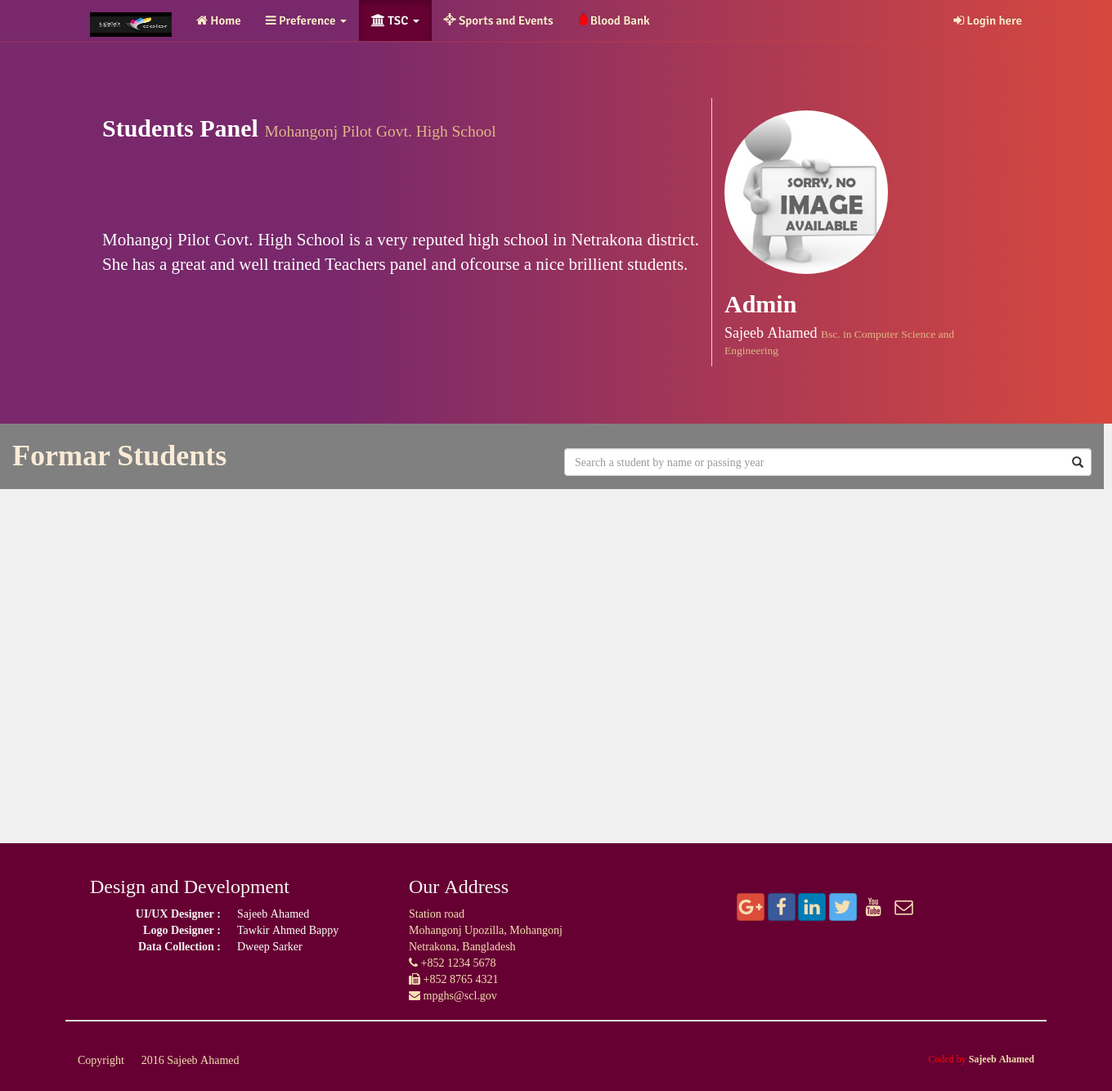
The page /students/index.php on the database as committed earlier.
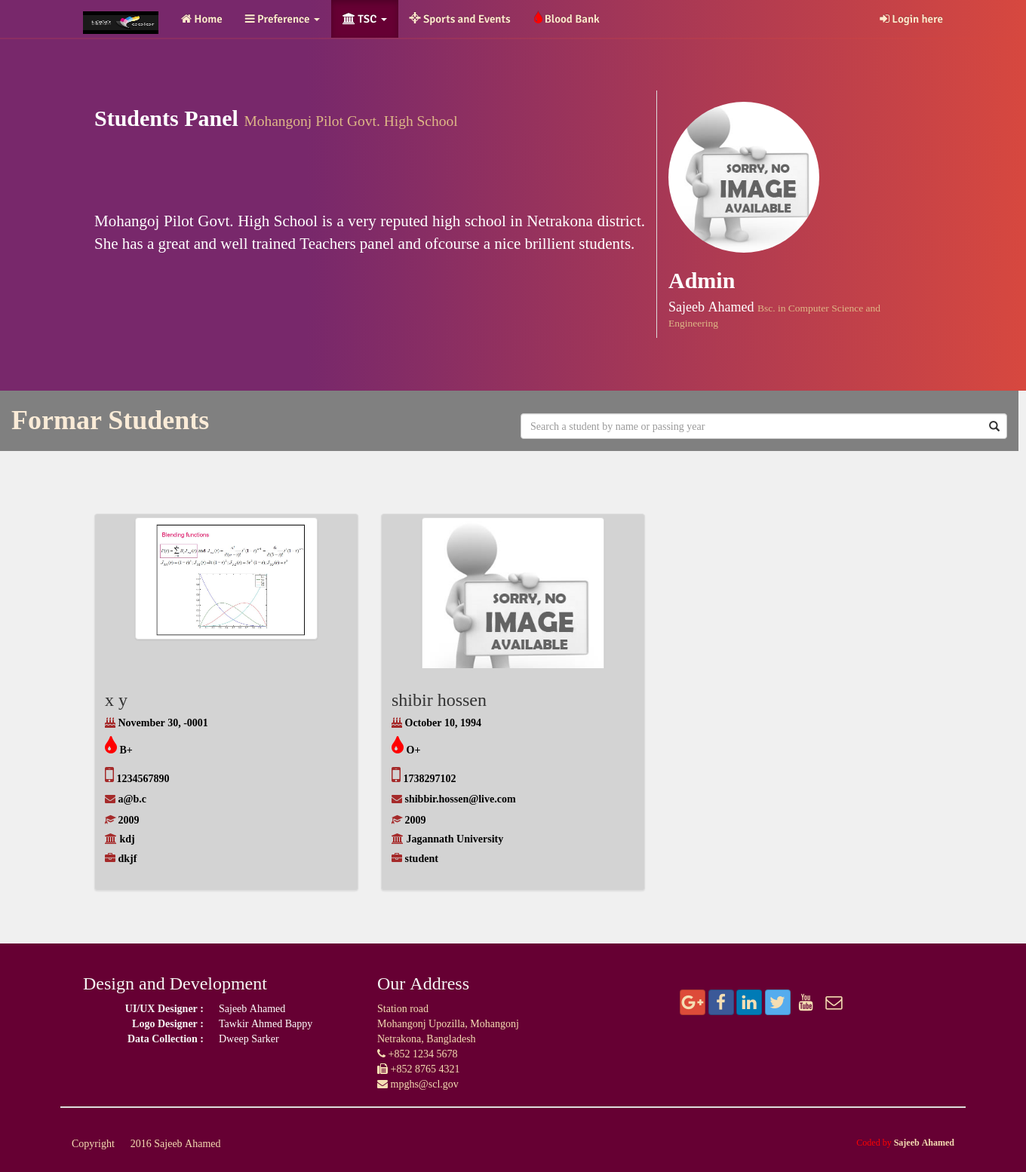
The same page on the database as committed later.
### tables this page shows
CREATE TABLE IF NOT EXISTS `students` (
  `fname` varchar(100) DEFAULT NULL,
  `lname` varchar(100) DEFAULT NULL,
  `bdate` date DEFAULT NULL,
  `sex` varchar(10) DEFAULT NULL,
  `blood` varchar(5) DEFAULT NULL,
  `mobile` varchar(20) NOT NULL DEFAULT '',
  `email` varchar(200) NOT NULL DEFAULT '',
  `password` varchar(100) DEFAULT NULL,
  `passing_year` varchar(10) DEFAULT NULL,
  `university` varchar(100) DEFAULT NULL,
  `job` varchar(100) DEFAULT NULL,
  `varification` int(11) NOT NULL,
  PRIMARY KEY (`mobile`,`email`)
);

CREATE TABLE IF NOT EXISTS `picture` (
  `id` varchar(20) NOT NULL,
  `image` varchar(100) NOT NULL,
  PRIMARY KEY (`id`)
);

### resourses/checkSession.php (called while the page is built, shortened)
<?php
class selectionLogin{
       public function check_cookie(){
        if(isset($_COOKIE['user_email'])){
            return true;
        }else{
            return false;
        }
    }
    public function check_session(){
        if(isset($_SESSION['userName'])){
            return true;
        }else{
            return false;
        }
    }
}
?>

### resourses/show_students.php (the view, shortened to what this page needs)
<?php
class showStudents{
    public function show(){
        $sql = "select * from students as s, picture as p where s.mobile = p.id order by passing_year DESC";
        $getValues = mysql_query($sql);
        while($data = mysql_fetch_array($getValues)){
            if($data[11] > 3){
            ?>
        <div class="col-xs-12 col-sm-4">
            <div class="thumbnail">
                <div class="img-holder">
                    <img class="img-responsive img-thumbnail" src="<?php echo $data[13];?>" width="242" height="200">
                </div>
                <div class="caption">
                    <div>
                        <h3><?php echo $data[0]." ".$data[1];?></h3>
                    </div>
                    <div>
                        <h5><span class="fa fa-birthday-cake"></span> <?php echo date('F j, Y',strtotime($data[2]));?></h5>
                    </div>
                    <div class="">
                        <h5><span class="fa fa-tint fa-2x"></span> <?php echo $data[4];?></h5>
                    </div>
                    <div class="">
                        <h5><span class="fa fa-mobile fa-2x"></span> <?php echo $data[5];?></h5>
                    </div>
                    <div class="">
                        <h5><span class="fa fa-envelope"></span> <?php echo $data[6];?></h5>
                    </div>
                    <div class="">
                        <h5><span class="glyphicon glyphicon-education"></span> <?php echo $data[8];?></h5>
                    </div>
                    <div class="">
                        <h5><span class="fa fa-university"></span> <?php echo $data[9];?></h5>
                    </div>
                    <div class="">
                        <h5><span class="fa fa-briefcase"></span> <?php echo $data[10];?></h5>
                    </div>
                </div>
            </div>
        </div>
        <?php
            }
        }
    }
}
?>

### students/index.php (shortened to what this page needs)
<!DOCTYPE html>
<html>
<head>
    <link rel="stylesheet" href="../bower_components/bootstrap/dist/css/bootstrap.min.css">
    <link rel="stylesheet" href="../bower_components/bootstrap/dist/css/bootstrap-theme.min.css">
    <link rel="stylesheet" href="../bower_components/font-awesome/css/font-awesome.min.css">
    <link rel="stylesheet" href="../css/bootstrap-social.css">
    <link rel="stylesheet" href="../css/loading.css">
    <link rel="stylesheet" href="../css/mystyle.css">
    <link rel="stylesheet" href="../bower_components/css/hover-min.css">
    <link rel="stylesheet" href="style.css">
</head>
<body data-spy="scroll" data-target="#myScrollSpy" data-offset="100">
    <?php include "../resourses/menu.php";?>
        <header class="jumbotron">
            <div class="container">
                <div class="row row-header">
                    <div class="col-xs-12 col-sm-8">
                        <h2>Students Panel <small>Mohangonj Pilot Govt. High School</small></h2>
                        <p style="padding:40px;"></p>
                        <p>Mohangoj Pilot Govt. High School is a very reputed high school in Netrakona district. She has a great and well trained Teachers panel and ofcourse a nice brillient students.</p>
                    </div>
                    <div class="col-xs-12 col-sm-4" style="border-left: 1px solid #ddd;">
                        <img class="img-responsive img-circle" id="avater" src="../images/common.jpeg" id="head-master" width="200" height="200">
                        <div id="hm-info">
                            <h2>Admin</h2>
                            <h4>Sajeeb Ahamed <small> Bsc. in Computer Science and Engineering</small></h4>
                        </div>
                    </div>
                </div>
            </div>
        </header>
        <div class="container-fluid">
            <div class="row" id="getFixed">
                <div class="col-sm-6 hidden-xs">
                    <h1 class="">Formar Students</h1>
                </div>
                <div class="col-sm-6 col-xs-6" style="margin-top: 30px;">
                    <form class="" method="POST" action="search-students.php">
                        <div class="form-group has-feedback">
                            <input type="text" class="form-control" name="search_txt" id="search" placeholder="Search a student by name or passing year">
                        </div>
                    </form>
                </div>
            </div>
        </div>
        <div class="container">
            <div class="row row-content" style="display:flex; flex-wrap: wrap;">
                <?php
                include "../resourses/show_students.php";
                $show = new showStudents;
                $show -> show();
                ?>
            </div>
        </div>
        <?php include "../resourses/footer.php";?>
</body>
</html>

### resourses/menu.php (shortened to what this page needs)
<nav class="navbar navbar-inverse navbar-fixed-top" role="navigation">
    <div class="container">
        <div class="navbar-header">
            <a class="navbar-brand" href="index.php"><img id="logo" src="../images/logo.png" alt="Mohangonj Pilot Govt. High School" width=100 height=30></a>
        </div>
        <div class="navbar-collapse collapse" id="navbar">
            <ul class="nav navbar-nav">
                <li id="home"><a href="../home/"><i class="fa fa-home"></i> Home</a></li>
                <li id="pref"><a href="#" class="dropdown-toggle" data-toggle="dropdown" aria-haspopup="true" aria-expanded="false" role="button"><i class="fa fa-bars"></i> Preference <span class="caret"></span></a>
                </li>
                <li data-toggle="tooltip" data-placement="top" title="Teachers and Students Center" id="tsc"><a class="dropdown-toggle" data-toggle="dropdown" aria-expanded="false" href=""><span class="fa fa-university"></span> TSC <i class="caret"></i></a>
                </li>
                <li id="game"><a href="../game-and-sport/"><span class="glyphicon glyphicon-screenshot"></span> Sports and Events</a></li>
                <li class="" id="bb"><a id="blood" href="../blood-bank/"><span class="glyphicon glyphicon-tint"></span>Blood Bank</a></li>
            </ul>
            <?php
                include "../resourses/checkSession.php";
                $cookie = new selectionLogin;
                if(!$cookie -> check_session() && !$cookie -> check_cookie()){
                    ?>
                <ul class="nav navbar-nav navbar-right" id="right-ul">
                    <li data-toggle="tooltip" data-target="focus" data-placement="bottom" title="If you are a formar student of MPGHS then login here." id="lin"><a href="../login/" id="login"><i class="fa fa-sign-in"></i> Login here</a></li>
                </ul>
                    <?php
                }
            ?>
        </div>
    </div>
</nav>

### resourses/footer.php
<footer class="row-footer">
    <div class="container footer-container" >
        <div class="row" id="footer-row">
            <div class="col-xs-6 col-sm-4 ">
                <h3>Design and Development</h3>
                <dl class="dl-horizontal">
                    <dt>UI/UX Designer : </dt>
                    <dd><a href="https://www.facebook.com/ahamed.sajeeb.sisylana" target="_blank">Sajeeb Ahamed</a></dd>
                    <dt>Logo Designer : </dt>
                    <dd><a href="https://www.facebook.com/towkirbappy?fref=ts" target="_blank">Tawkir Ahmed Bappy</a></dd>
                    <dt>Data Collection : </dt>
                    <dd><a href="https://www.facebook.com/Alex.plobog?fref=ts" target="_blank">Dweep Sarker</a></dd>
                </dl>
            </div>
            <div class="col-xs-6 col-sm-4">
                <h3>Our Address</h3>
                <address>
                    Station road<br>
                    Mohangonj Upozilla, Mohangonj<br>
                    Netrakona, Bangladesh<br>
                   <i class="fa fa-phone"></i> +852 1234 5678<br>
                   <i class="fa fa-fax"></i> +852 8765 4321<br>
                   <i class="fa fa-envelope"></i>
                   <a href="mailto:mpghs@scl.gov">mpghs@scl.gov</a>
               </address>
            </div>
            <div class="col-sm-4 col-xs-12">
                <div class="navbar navbar-nav" style="padding: 40px 10px;">
                    <a class="btn btn-social-icon btn-google" href="https://www.google.com/+"><i class="fa fa-google-plus"></i></a>
                    <a class="btn btn-social-icon btn-facebook" href="https://facebook.com"><i class="fa fa-facebook"></i></a>
                    <a class="btn btn-social-icon btn-linkedin" href="https://www.linkedin.com/in/"><i class="fa fa-linkedin"></i></a>
                    <a class="btn btn-social-icon btn-twitter" href="https://www.twitter.com"><i class="fa fa-twitter"></i></a>
                    <a class="btn btn-social-icon btn-youtube" href="https://www.youtube.com"><i class="fa fa-youtube"></i></a>
                    <a class="btn btn-social-icon btn-envelope" href="mailto:"><i class="fa fa-envelope-o"></i></a>
                </div>
            </div>
            <div class="row">
                <div class="col-xs-12 col-sm-12 copyright">
                    <p style="padding:10px;"></p>
                    <h5 align=left style="float: left">Copyright &copy; 2016 Sajeeb Ahamed</h5>
                    <h6 align="right" style="float : right; color : red;">Coded by <a href="#"><strong>Sajeeb Ahamed</strong></a></h6>
                </div>
            </div>
        </div>
    </div>
</footer>

### css/mystyle.css (style rules this page uses)
.row-header { margin: 0px auto; padding: 0px 0px; }
.row-content { margin: 0px auto; padding: 50px 0px; borde-bottom: 1px ridge; min-height: 400px; }
body { align: center; padding: 50px 0px 0px 0px; z-index: 0; }
.navbar-inverse { #background: #78286B; #background: -webkit-linear-gradient(left, #D7483F 30%, #78286B); #background: -moz-linear-gradient(left, #D7483F 30%, #78286B); #background: -o-linear-gradient(left, #D7483F 30%, #78286B); #background: linear-gradient(left, #D7483F 30%, #78286B); background: -webkit-linear-gradient(left, #78286B 30%, #D7483F); background: -moz-linear-gradient(left, #78286B 30%, #D7483F); background: -o-linear-gradient(left, #78286B 30%, #D7483F); background: linear-gradient(left, #78286B 30%, #D7483F); border-bottom: 2px solid rgba(215, 72, 63, 0.20); color: white; }
.row-footer { margin: 0px auto; padding: 20px 0px; background-color: #660033; }
.row-footer a, .row-footer address, h5 { color: wheat; }
p { text-align: justify; }
body { background: rgba(208, 208, 208, 0.3); }
.navbar-inverse .navbar-nav > .active > a { background: #660033; color: #fff; }
.navbar-inverse .glyphicon { #color: lavenderblush; }
#bb > a > span { color: red; }
.jumbotron { background: -webkit-linear-gradient(left, #78286B 30%, #D7483F); background: -moz-linear-gradient(left, #78286B 30%, #D7483F); background: -o-linear-gradient(left, #78286B 30%, #D7483F); background: linear-gradient(left, #78286B 30%, #D7483F); color: white; margin: 0px auto; padding: 70px 30px; }
.jumbotron small { color: burlywood; }
h1, h2 { font-family: 'exo2'; font-weight: bolder; }
.navbar-inverse .navbar-nav > li > a { color: blanchedalmond; }
.navbar-inverse .navbar-right > li > a { color: blanchedalmond; }
.navbar-inverse a { font-size: 15px; #font-weight: bolder; color: black; font-family: 'signika'; font-weight: bold; }
.copyright { border-top: 2px solid #ddd; }
* { font-family: Fontawesome; }
#footer-row dl > dt { color: #f5f5f5; }
#footer-row dl > dd >a { color: #ffffff; }
.footer-container h3 { color: #f5f5f5; }

### students/style.css (style rules this page uses)
.thumbnail .img-holder { min-height: 200px; height: 200px; width: 100%; overflow: hidden; vertical-align: middle; text-align: center; }
.caption h4, .caption h5 { #color: lemonchiffon; #font-family: 'jura'; font-weight: bolder; color: black; }
.caption h3 { #color: red; font-family: 'exo2'; }
.thumbnail { #background: #330000; min-height: 400px; height: 500px; background: lightgray; }
.fa-tint { color: #ff0000; }
.caption .fa-mobile, .caption .fa-envelope, .caption .fa-university, .caption .fa-briefcase, .caption .fa-birthday-cake, .caption .glyphicon-education { color: brown; }
#getFixed { height: 80px; width: 1350px; background: gray; z-index: 999; }
#getFixed h1 { color: antiquewhite; }

Rows that differ between the two databases and show on the page:
added students: picture.image (picture), fname "x", lname "y", bdate "November 30, -0001", blood "B+", mobile "1234567890", email "a@b.c", passing_year "2009", university "kdj", job "dkjf"
added students: picture.image (picture), fname "shibir", lname "hossen", bdate "October 10, 1994", blood "O+", mobile "1738297102", email "shibbir.hossen@live.com", passing_year "2009", university "Jagannath University", job "student"
